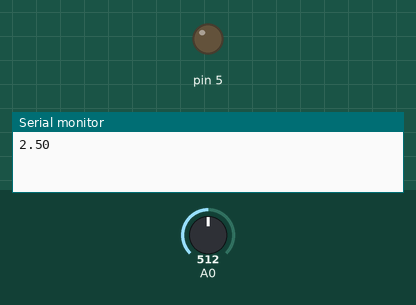
This sketch was run on a simulated Arduino Uno, built with avr-gcc and run on an emulated ATmega328P. Shown: output pins drawn as LEDs (lit = HIGH), the last lines printed to the serial monitor. The inputs (shaded band) are chosen by the test bench; at power-on: A0 = 512.

Above: at 0.05 s.
At 9.29 s:
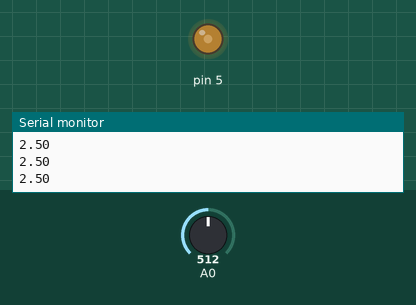
At 19.94 s:
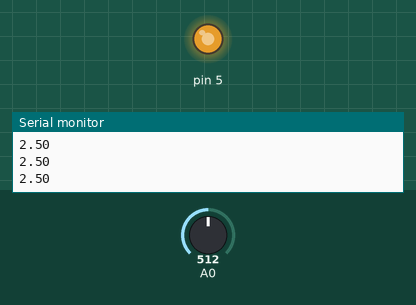
At 39.94 s:
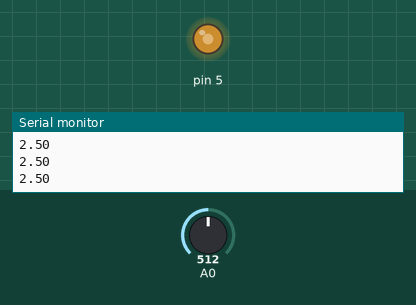
Timing chart, 0 to 40.0 s (numbered marks = the images above):
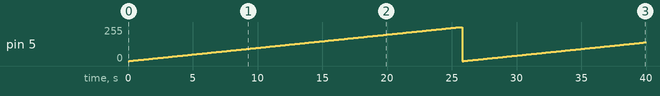

Measured:
- by itself, pin 5: 0/255 → 1/255 at 0.10 s, → 2/255 0.10 s later, → 3/255 0.10 s later, → 4/255 0.10 s later, … (397 changes in this stretch)

The sketch:

ocsloscope.ino
```cpp
int c;
int d;
int i;
int j;
float x;
float z;
void setup(){
pinMode(5,OUTPUT);
Serial.begin(9600);
}

void loop() {
  // put your main code here, to run repeatedly:

for(c=0; c<=255; c++){
  analogWrite(5,c );
  i=analogRead(A0);
  x=i*(5.0/1023.0);
  Serial.println(x);
  delay(100);}

  for(d=255; d>=0; d++){
  analogWrite(5,d);
  j=analogRead(A0);
  z=j*(5.0/1023.0);
  Serial.println(z);
  delay(100);}
}
```
